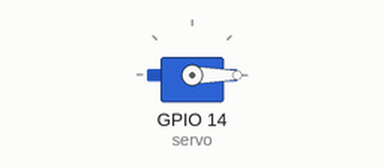
This sketch was run on a simulated ESP32-S3. Parts: servo.

Above: at 0.05 s.
Timing chart, 0 to 3.0 s (numbered marks = the images above):
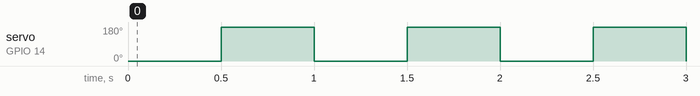

Measured:
- by itself, servo on GPIO 14 (servo): alternates 180° for 0.50 s and 0° for 0.50 s

The sketch:

sketch.ino
```cpp
#include <ESP32Servo.h>

Servo servo;

void SERVO(void *pvParameters) {

  while (1) {
    servo.write(0);
    vTaskDelay(500 / portTICK_PERIOD_MS);
    servo.write(180);
    vTaskDelay(500 / portTICK_PERIOD_MS);
  }
}

void setup() {
  servo.setPeriodHertz(50);
  servo.attach(14, 500, 2400);
  Serial.begin(115200);
  xTaskCreatePinnedToCore(SERVO, "SERVO", 2048, NULL, 1, NULL, 0);

}

void loop() {
  // put your main code here, to run repeatedly:
  delay(10); // this speeds up the simulation
}
```
